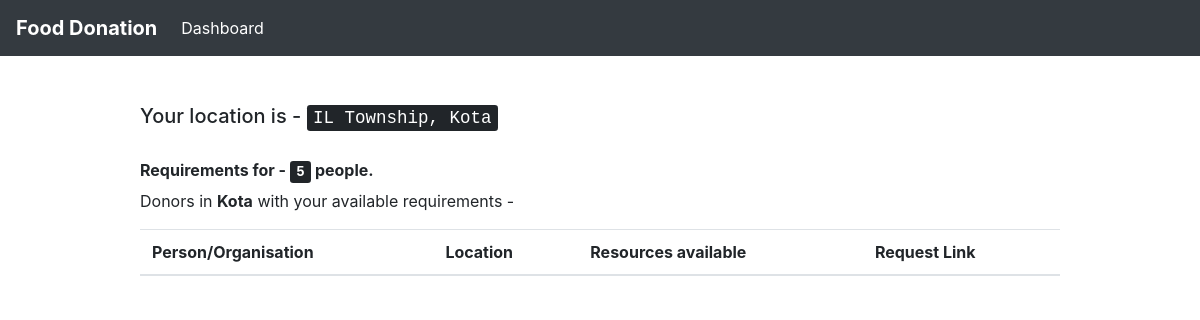
/users/showDonor/ (signed in), run on the app's committed database.
### customUser/models.py (models this page shows, shortened)
class CustomUser(AbstractUser):
    pin_code = models.IntegerField(null = True)
    contact_no = models.IntegerField(null = True)
    resources = models.IntegerField(null = True) # no. of persons avability/requirement
    locality = models.CharField(max_length = 100)
    city = models.CharField(max_length = 50)
    """CHOICES=[('0','Donor'),
                   ('1','Reciever')]"""
    state = models.CharField(max_length = 50, default = " ")
    donor = models.BooleanField(default = 'False') # 0 - Donor 1 - Reciever
    email = models.EmailField(unique=True)
    organisation = models.BooleanField(default = 'False')

### customUser/views.py (the view)
# urls.py: path('showDonor/', views.show_nearby_donors, name = 'showNearbyDonors'),
@login_required(login_url = "/users/login")
def show_nearby_donors(request):
	you = request.user
	you_address = you.locality + ',' + you.city
	donors = CustomUser.objects.filter(city = you.city)
	return render(request, 'show_donors.html', {'you' : you, 'donors' : donors})

### templates/show_donors.html (shortened to what this page needs)
{% extends 'base.html' %}
{% block content %}
	<h5> Your location is - <kbd> {{ you.locality }}, {{ you.city }} </kbd> </h5> <br>
	<h6> <strong> Requirements for - <kbd> {{ you.resources }}</kbd> people.</strong></h6>
	<p> Donors in  <strong> {{ you.city }}</strong> with your available requirements -  </p>
	<table class = "table">
			<thead>
				<tr>
					<th scope="col"> Person/Organisation </th>
					<th scope="col"> Location </th>
					<th scope="col"> Resources available </th>
					<th scope ="col"> Request Link </th>
				</tr>
			</thead>
			</table>
	<br> <br>
{% endblock %}

### data on the page
CustomUser: locality "IL Township", city "Kota", resources "5"
